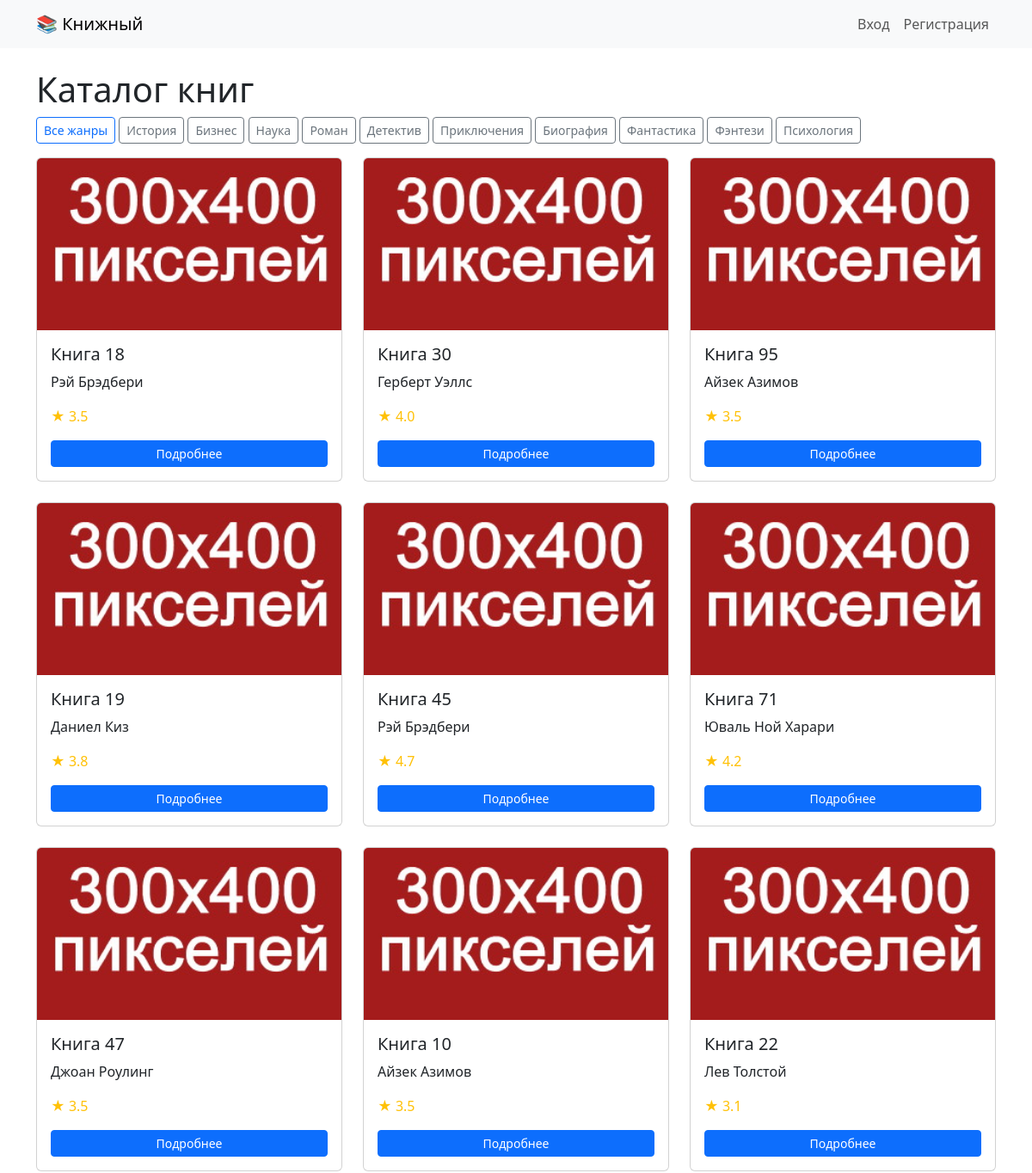
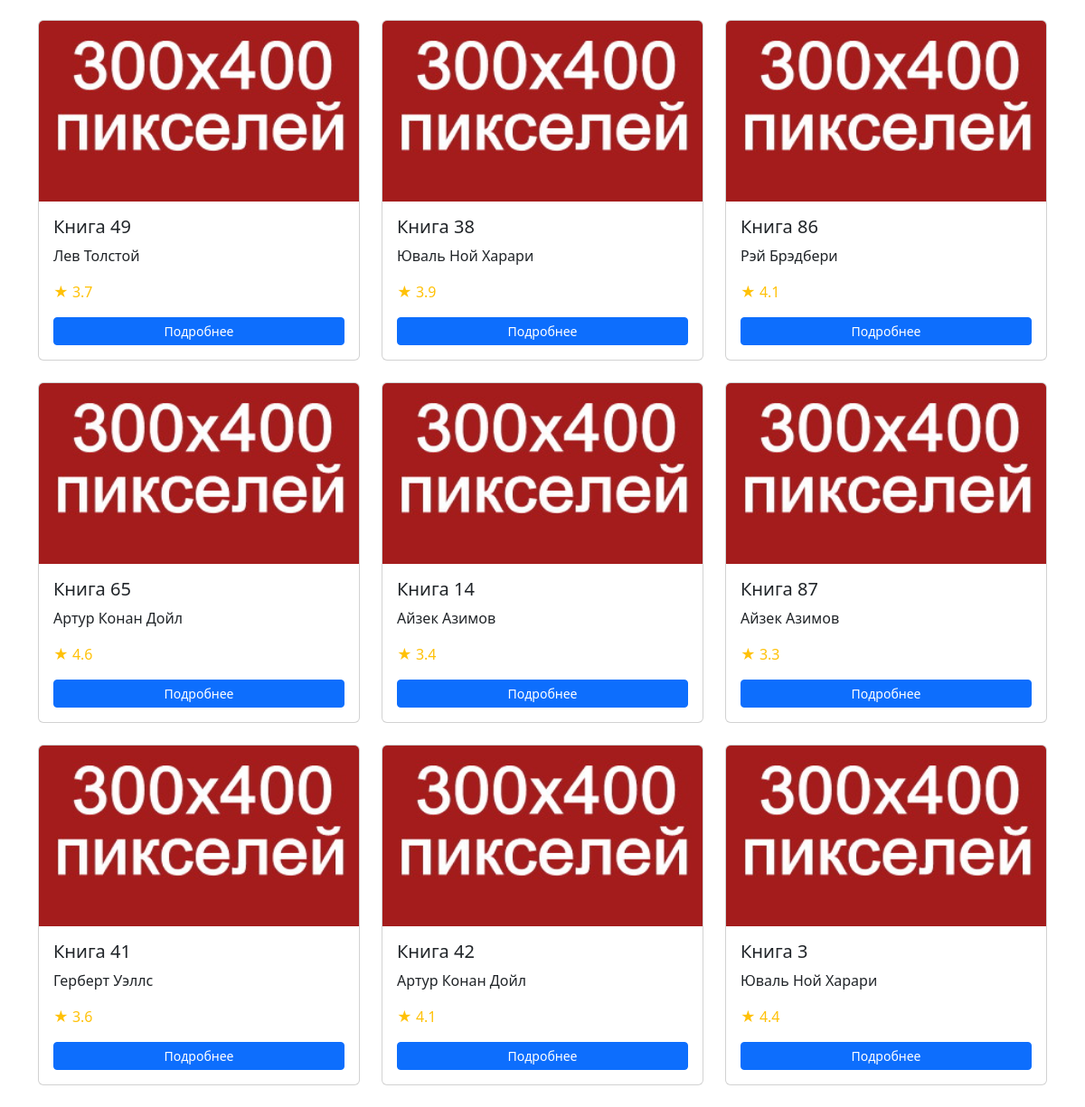
Page /catalog?genre=2 on the committed database (2 pictures, top to bottom).
### bookstore/app/models.py (models this page shows)
class Genre(db.Model):
    id = db.Column(db.Integer, primary_key=True)
    name = db.Column(db.String(50), unique=True, nullable=False)

class Book(db.Model):
    id = db.Column(db.Integer, primary_key=True)
    title = db.Column(db.String(200), nullable=False)
    author = db.Column(db.String(100), nullable=False)
    year = db.Column(db.Integer)
    price = db.Column(db.Float, nullable=False)
    cover = db.Column(db.String(200), default='placeholder.jpg')
    description = db.Column(db.Text)
    rating = db.Column(db.Float, default=0.0)
    review_count = db.Column(db.Integer, default=0)
    genres = db.relationship('Genre', secondary=book_genre, backref='books')
    cart_items = db.relationship('CartItem', backref='book', lazy=True)
    order_items = db.relationship('OrderItem', backref='book', lazy=True)
    reviews = db.relationship('Review', backref='book', lazy=True, cascade="all, delete-orphan")

### bookstore/app/routes.py (the view)
@main.route('/catalog')
def catalog():
    genre_id = request.args.get('genre', type=int)
    if genre_id:
        books = Book.query.join(Book.genres).filter(Genre.id == genre_id).all()
    else:
        books = Book.query.all()
    genres = Genre.query.all()
    return render_template('catalog.html', books=books, genres=genres, selected_genre=genre_id)

### bookstore/app/templates/catalog.html
{% extends "base.html" %}
{% block content %}
<h1>Каталог книг</h1>
<div class="mb-3">
  <a href="{{ url_for('main.catalog') }}" class="btn btn-outline-primary btn-sm">Все жанры</a>
  {% for genre in genres %}
    <a href="{{ url_for('main.catalog', genre=genre.id) }}" class="btn btn-outline-secondary btn-sm">
      {{ genre.name }}
    </a>
  {% endfor %}
</div>
<div class="row">
{% for book in books %}
  <div class="col-md-4 mb-4">
    <div class="card h-100">
      <img src="{{ url_for('static', filename=book.cover) }}" class="card-img-top" alt="{{ book.title }}" style="height: 200px; object-fit: cover;">
      <div class="card-body d-flex flex-column">
        <h5 class="card-title">{{ book.title }}</h5>
        <p class="card-text">{{ book.author }}</p>
        <p class="text-warning">★ {{ "%.1f"|format(book.rating) }}</p>
        <a href="{{ url_for('main.book_detail', book_id=book.id) }}" class="btn btn-sm btn-primary mt-auto">Подробнее</a>
      </div>
    </div>
  </div>
{% else %}
  <p class="text-muted">Книг в этом жанре нет.</p>
{% endfor %}
</div>
{% endblock %}

### rows in the picture
Genre: name "История"
Genre: name "Бизнес"
Genre: name "Наука"
Genre: name "Роман"
Genre: name "Детектив"
Genre: name "Приключения"
Genre: name "Биография"
Genre: name "Фантастика"
Genre: name "Фэнтези"
Genre: name "Психология"
Book: cover (placeholder picture), title "Книга 18", author "Рэй Брэдбери", rating "3.5"
Book: cover (placeholder picture), title "Книга 30", author "Герберт Уэллс", rating "4.0"
Book: cover (placeholder picture), title "Книга 95", author "Айзек Азимов", rating "3.5"
Book: cover (placeholder picture), title "Книга 19", author "Даниел Киз", rating "3.8"
Book: cover (placeholder picture), title "Книга 45", author "Рэй Брэдбери", rating "4.7"
Book: cover (placeholder picture), title "Книга 71", author "Юваль Ной Харари", rating "4.2"
Book: cover (placeholder picture), title "Книга 47", author "Джоан Роулинг", rating "3.5"
Book: cover (placeholder picture), title "Книга 10", author "Айзек Азимов", rating "3.5"
Book: cover (placeholder picture), title "Книга 22", author "Лев Толстой", rating "3.1"
Book: cover (placeholder picture), title "Книга 49", author "Лев Толстой", rating "3.7"
Book: cover (placeholder picture), title "Книга 38", author "Юваль Ной Харари", rating "3.9"
Book: cover (placeholder picture), title "Книга 86", author "Рэй Брэдбери", rating "4.1"
Book: cover (placeholder picture), title "Книга 65", author "Артур Конан Дойл", rating "4.6"
Book: cover (placeholder picture), title "Книга 14", author "Айзек Азимов", rating "3.4"
Book: cover (placeholder picture), title "Книга 87", author "Айзек Азимов", rating "3.3"
Book: cover (placeholder picture), title "Книга 41", author "Герберт Уэллс", rating "3.6"
Book: cover (placeholder picture), title "Книга 42", author "Артур Конан Дойл", rating "4.1"
Book: cover (placeholder picture), title "Книга 3", author "Юваль Ной Харари", rating "4.4"
